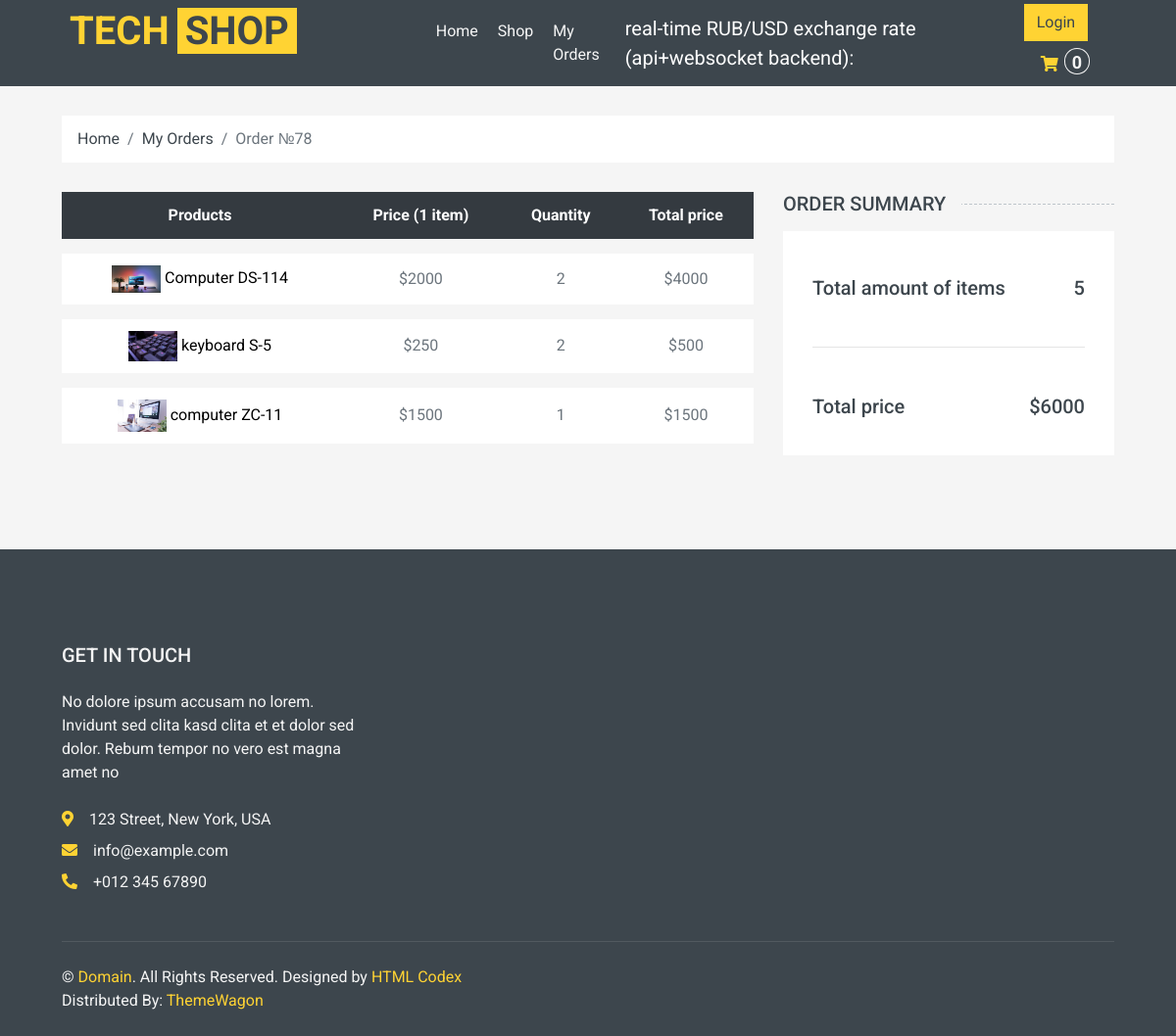
The page /order_detail/78 on the database its author committed.
### shop/models.py (models this page shows, shortened)
class Order(models.Model):
    STATUS = (
    ("Pending", "Pending"),
    ("Ready", "Ready"),
    ("Delivered", "Delivered"),
    ("Cart", "Cart"),
    )
    date_created = models.DateTimeField(null = True)
    products = models.ManyToManyField("Product")
    customer = models.ForeignKey(User, blank = True, null = True, on_delete = models.SET_NULL)
    status = models.CharField(choices = STATUS, default = "Pending", max_length = 255)
    date_added = models.DateTimeField(auto_now_add = True, null = True)
    @property
    def order_total_price(self):
        return sum([item.total_item_price for item in self.orderitem_set.all()])
    @property
    def order_total_quantity(self):
        return sum([item.quantity for item in self.orderitem_set.all()])

class OrderItem(models.Model):
    order = models.ForeignKey("Order", on_delete = models.CASCADE)
    product = models.ForeignKey("Product", null = True, blank = True, on_delete = models.CASCADE )
    quantity = models.IntegerField()
    date_added = models.DateTimeField(auto_now = True, null = True, blank = True)
    @property
    def total_item_price(self):
        return self.product.price * self.quantity

class Product(models.Model):
    CATEGORY = (
    ("Tech", "Tech"),
    ("New", "New"),
    ("Popular", "Popular"),
    )
    default_description = """
    Eos no lorem eirmod diam diam, eos elitr et gubergren diam sea. Consetetur vero aliquyam invidunt duo dolores et duo sit. Vero diam ea vero et dolore rebum, dolor rebum eirmod consetetur invidunt sed sed et, lorem duo et eos elitr, sadipscing kasd ipsum rebum diam. Dolore diam stet rebum sed tempor kasd eirmod. Takimata kasd ipsum accusam sadipscing, eos dolores sit no ut diam consetetur duo justo est, sit sanctus diam tempor aliquyam eirmod nonumy rebum dolor accusam, ipsum kasd eos consetetur at sit rebum, diam kasd invidunt tempor lorem, ipsum lorem elitr sanctus eirmod takimata dolor ea invidunt.

    Dolore magna est eirmod sanctus dolor, amet diam et eirmod et ipsum. Amet dolore tempor consetetur sed lorem dolor sit lorem tempor. Gubergren amet amet labore sadipscing clita clita diam clita. Sea amet et sed ipsum lorem elitr et, amet et labore voluptua sit rebum. Ea erat sed et diam takimata sed justo. Magna takimata justo et amet magna et.
    """
    name = models.CharField(verbose_name = "название продукта" , max_length = 100)
    price = models.IntegerField(null = True, blank = True)
    description = models.TextField(default = default_description, blank = True)
    rating = models.IntegerField(null = True, blank = True)
    pic = models.ImageField(upload_to = "shop/%Y/%m", null = True, blank = True, default = "default_picture.png")
    added_at = models.DateTimeField(verbose_name = "Data of appearance", auto_now_add = True, null = True)
    category = models.CharField(max_length = 100, choices = CATEGORY)
    slug = models.SlugField(blank = True)

### shop/views.py (the view)
# urls.py: path('order_detail/<int:order_id>', order_detail, name = "order_detail"),
def order_detail(request, order_id):
    order = Order.objects.get(id=order_id)
    order_items = OrderItem.objects.all().filter(order = order)
    ctx = {
    "order":order,
    "order_items" : order_items,
    }
    return render(request, "orders/order_detail.html", ctx)

### shop/context_processors.py (called while the page is built)
def get_cart_total(request):
    crt = get_cart(request)
    return {"crt_total_quantity": crt.order_total_quantity}

### shop/utils.py (called while the page is built)
def get_cart(request):
    user = request.user
    if user.is_authenticated:
        crt, created = Order.objects.get_or_create(customer = user, status = "Cart")
    else:
        crt, created = Order.objects.get_or_create(customer = None, status = "Cart")
    return crt

### templates/orders/order_detail.html (shortened to what this page needs)
{%extends "main.html"%}
{%load static%}
{%block cart%}
    <div class="container-fluid">
        <div class="row px-xl-5">
            <div class="col-12">
                <nav class="breadcrumb bg-light mb-30">
                    <a class="breadcrumb-item text-dark" href="{%url 'index'%}">Home</a>
                    <a class="breadcrumb-item text-dark" href="{%url 'my_orders'%}">My Orders</a>
                    <span class="breadcrumb-item active">Order №{{order.id}}</span>
                </nav>
            </div>
        </div>
    </div>
    <div class="container-fluid">
        <div class="row px-xl-5">
            <div class="col-lg-8 table-responsive mb-5">
                <table class="table table-light table-borderless table-hover text-center mb-0">
                    <thead class="thead-dark">
                        <tr>
                            <th>Products</th>
                            <th>Price (1 item)</th>
                            <th>Quantity</th>
                            <th>Total price</th>
                        </tr>
                    </thead>
                    <tbody class="align-middle">
                        {% for item in order_items%}
                        <tr data-product_id_item ={{item.product.id}} >
                            <td class="align-middle">
                              <img src="{{item.product.pic.url}}" alt="" style="width: 50px;">
                               <a href="{%url 'detail' item.product.slug %}" style = "color:black;">{{item.product.name}}</a>
                            </td>
                            <td class="align-middle">${{item.product.price}} </td>
                            <td class="align-middle" data-product_id_price ={{item.product.id}} >{{item.quantity}}</td>
                            <td class="align-middle" data-product_id_price ={{item.product.id}} >${{item.total_item_price}}</td>
                        </tr>
                        {% endfor %}
                    </tbody>
                </table>
            </div>
            <div class="col-lg-4">
                <h5 class="section-title position-relative text-uppercase mb-3"><span class="bg-secondary pr-3">Order Summary</span></h5>
                <div class="bg-light p-30 mb-5">
                    <div class="pt-2">
                        <div class="d-flex justify-content-between mt-2">
                            <h5>Total amount of items</h5>
                            <h5 class = "crt_total_price">{{order.order_total_quantity}}</h5>
                        </div>
                        <br>
                        <hr>
                        <br>
                        <div class="d-flex justify-content-between mt-2">
                            <h5>Total price</h5>
                            <h5 class = "crt_total_price">${{order.order_total_price}}</h5>
                        </div>
                    </div>
                </div>
            </div>
        </div>
    </div>
{%endblock%}

### rows shown on the page
Order: id "78", order_total_quantity "5", order_total_price "6000"
OrderItem: product.pic (picture), product.name "Computer DS-114", product.price "2000", quantity "2", total_item_price "4000"
OrderItem: product.pic (picture), product.name "keyboard S-5", product.price "250", quantity "2", total_item_price "500"
OrderItem: product.pic (picture), product.name "computer ZC-11", product.price "1500", quantity "1", total_item_price "1500"

### other values the page prints
{{ crt_total_quantity }} "0"
